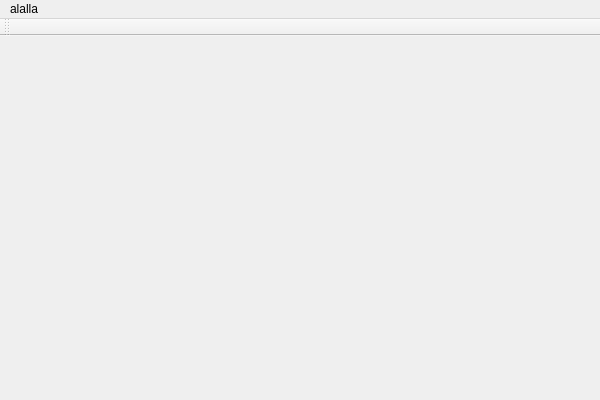
<?xml version="1.0" encoding="UTF-8"?>
<ui version="4.0">
 <class>MainWindow</class>
 <widget class="QMainWindow" name="MainWindow">
  <property name="geometry">
   <rect>
    <x>0</x>
    <y>0</y>
    <width>600</width>
    <height>400</height>
   </rect>
  </property>
  <property name="windowTitle">
   <string>MainWindow</string>
  </property>
  <widget class="QWidget" name="centralWidget"/>
  <widget class="QToolBar" name="mainToolBar">
   <attribute name="toolBarArea">
    <enum>TopToolBarArea</enum>
   </attribute>
   <attribute name="toolBarBreak">
    <bool>false</bool>
   </attribute>
  </widget>
  <widget class="QMenuBar" name="menuBar">
   <property name="geometry">
    <rect>
     <x>0</x>
     <y>0</y>
     <width>600</width>
     <height>22</height>
    </rect>
   </property>
   <widget class="QMenu" name="menuAlalla">
    <property name="title">
     <string>alalla</string>
    </property>
    <addaction name="actionKaaa"/>
   </widget>
   <addaction name="menuAlalla"/>
  </widget>
  <action name="actionKaaa">
   <property name="text">
    <string>kaaa</string>
   </property>
  </action>
 </widget>
 <layoutdefault spacing="6" margin="11"/>
 <resources/>
 <connections>
  <connection>
   <sender>actionKaaa</sender>
   <signal>activated()</signal>
   <receiver>MainWindow</receiver>
   <slot>close()</slot>
   <hints>
    <hint type="sourcelabel">
     <x>299</x>
     <y>199</y>
    </hint>
    <hint type="destinationlabel">
     <x>299</x>
     <y>199</y>
    </hint>
   </hints>
  </connection>
 </connections>
</ui>
